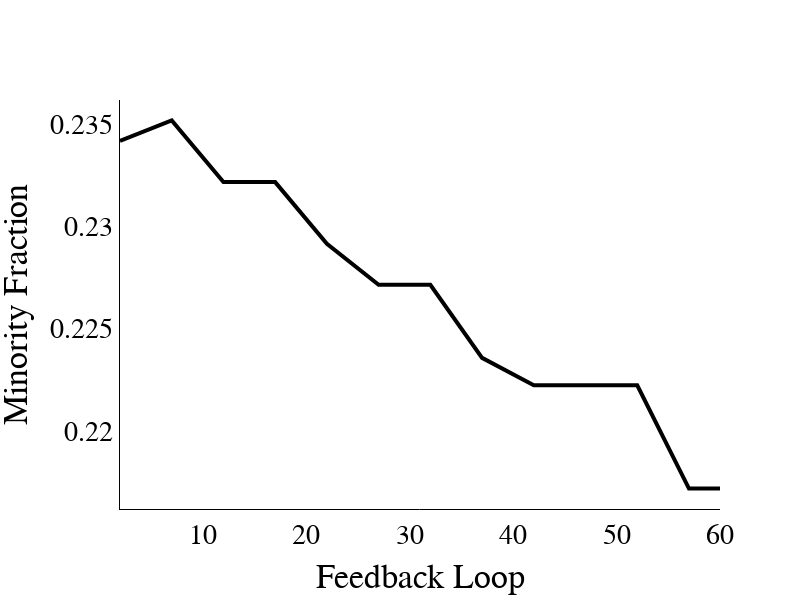

Notebook cell for this chart:
### Code cell
plot_agg_results(df, col="0.10", by=5)

### Figure 1 — Plotly figure (JSON) as saved in the notebook; plotly's stock layout.template omitted (floating-point values rounded to 4 significant figures)
{"data": [{"line": {"color": "black", "width": 4}, "mode": "lines", "name": "Fraction of Minorities in Top 10%", "type": "scatter", "x": [2, 7, 12, 17, 22, 27, 32, 37, 42, 47, 52, 57, 60], "y": [0.2342, 0.2352, 0.2322, 0.2322, 0.2291, 0.2271, 0.2271, 0.2236, 0.2222, 0.2222, 0.2222, 0.2172, 0.2172]}], "layout": {"font": {"color": "black", "family": "Arial, sans-serif", "size": 28}, "height": 600, "legend": {"x": 0.99, "xanchor": "right", "y": 0.99, "yanchor": "top"}, "paper_bgcolor": "rgba(0,0,0,0)", "plot_bgcolor": "rgba(0,0,0,0)", "title": {"x": 0.5, "xanchor": "center", "y": 0.9, "yanchor": "top"}, "width": 800, "xaxis": {"linecolor": "black", "linewidth": 1, "mirror": false, "showline": true, "title": {"text": "Feedback Loop"}}, "yaxis": {"linecolor": "black", "linewidth": 1, "mirror": false, "showline": true, "title": {"text": "Minority Fraction"}}}}
